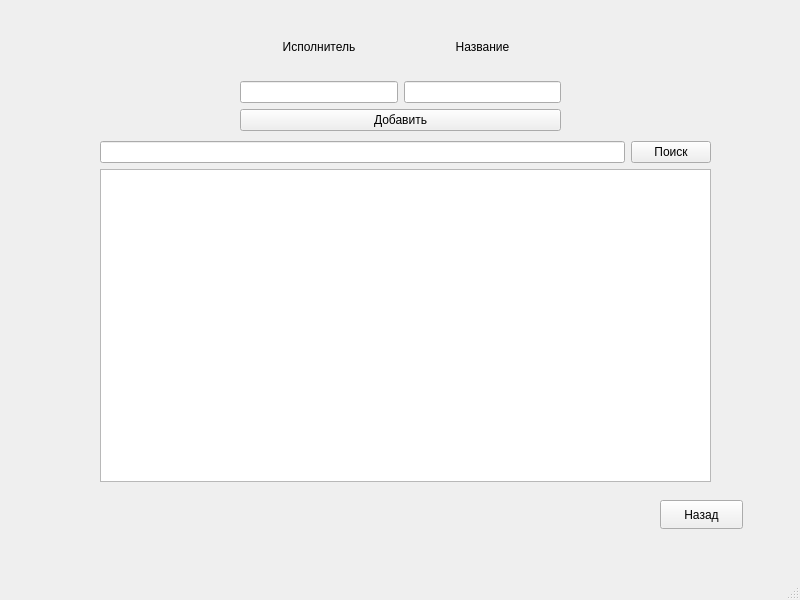
<?xml version="1.0" encoding="UTF-8"?>
<ui version="4.0">
 <class>MainWindow</class>
 <widget class="QMainWindow" name="MainWindow">
  <property name="geometry">
   <rect>
    <x>0</x>
    <y>0</y>
    <width>800</width>
    <height>600</height>
   </rect>
  </property>
  <property name="windowTitle">
   <string>MainWindow</string>
  </property>
  <widget class="QWidget" name="centralwidget">
   <widget class="QStackedWidget" name="stackedWidget">
    <property name="geometry">
     <rect>
      <x>0</x>
      <y>0</y>
      <width>800</width>
      <height>600</height>
     </rect>
    </property>
    <property name="currentIndex">
     <number>4</number>
    </property>
    <widget class="QWidget" name="page_registr_2">
     <widget class="QLabel" name="label_registr_2">
      <property name="geometry">
       <rect>
        <x>340</x>
        <y>170</y>
        <width>136</width>
        <height>28</height>
       </rect>
      </property>
      <property name="text">
       <string>&lt;html&gt;&lt;head/&gt;&lt;body&gt;&lt;p&gt;&lt;span style=&quot; font-size:14pt;&quot;&gt;Регистрация&lt;/span&gt;&lt;/p&gt;&lt;/body&gt;&lt;/html&gt;</string>
      </property>
     </widget>
     <widget class="QWidget" name="layoutWidget">
      <property name="geometry">
       <rect>
        <x>260</x>
        <y>210</y>
        <width>281</width>
        <height>138</height>
       </rect>
      </property>
      <layout class="QVBoxLayout" name="verticalLayout_4">
       <item>
        <layout class="QHBoxLayout" name="horizontalLayout_7">
         <item>
          <widget class="QLabel" name="label_7">
           <property name="text">
            <string>Логин:  </string>
           </property>
          </widget>
         </item>
         <item>
          <widget class="QLineEdit" name="lineEdit_username_reg_2"/>
         </item>
        </layout>
       </item>
       <item>
        <layout class="QHBoxLayout" name="horizontalLayout_8">
         <item>
          <widget class="QLabel" name="label_8">
           <property name="text">
            <string>Пароль:</string>
           </property>
          </widget>
         </item>
         <item>
          <widget class="QLineEdit" name="lineEdit_password_reg_2">
           <property name="echoMode">
            <enum>QLineEdit::EchoMode::Password</enum>
           </property>
          </widget>
         </item>
        </layout>
       </item>
       <item>
        <widget class="QCheckBox" name="checkBox_accept_2">
         <property name="text">
          <string>Принимаю правила</string>
         </property>
        </widget>
       </item>
       <item>
        <widget class="QPushButton" name="pushButton_registration_2">
         <property name="text">
          <string>Зарегестрироваться</string>
         </property>
        </widget>
       </item>
      </layout>
     </widget>
    </widget>
    <widget class="QWidget" name="page_autorization_2">
     <widget class="QWidget" name="layoutWidget_4">
      <property name="geometry">
       <rect>
        <x>260</x>
        <y>210</y>
        <width>281</width>
        <height>141</height>
       </rect>
      </property>
      <layout class="QVBoxLayout" name="verticalLayout_5">
       <item>
        <layout class="QHBoxLayout" name="horizontalLayout_9">
         <item>
          <widget class="QLabel" name="label_9">
           <property name="text">
            <string>Логин:  </string>
           </property>
          </widget>
         </item>
         <item>
          <widget class="QLineEdit" name="lineEdit_username_3">
           <property name="echoMode">
            <enum>QLineEdit::EchoMode::Normal</enum>
           </property>
          </widget>
         </item>
        </layout>
       </item>
       <item>
        <layout class="QHBoxLayout" name="horizontalLayout_10">
         <item>
          <widget class="QLabel" name="label_10">
           <property name="text">
            <string>Пароль:</string>
           </property>
          </widget>
         </item>
         <item>
          <widget class="QLineEdit" name="lineEdit_password_3">
           <property name="echoMode">
            <enum>QLineEdit::EchoMode::Password</enum>
           </property>
          </widget>
         </item>
        </layout>
       </item>
       <item>
        <widget class="QPushButton" name="pushButton_log_in_3">
         <property name="text">
          <string>Войти</string>
         </property>
        </widget>
       </item>
       <item>
        <widget class="QPushButton" name="pushButton_registr_3">
         <property name="text">
          <string>Регистрация</string>
         </property>
        </widget>
       </item>
      </layout>
     </widget>
     <widget class="QLabel" name="label_autoriz">
      <property name="geometry">
       <rect>
        <x>340</x>
        <y>170</y>
        <width>136</width>
        <height>28</height>
       </rect>
      </property>
      <property name="text">
       <string>&lt;html&gt;&lt;head/&gt;&lt;body&gt;&lt;p&gt;&lt;span style=&quot; font-size:14pt;&quot;&gt;Авторизация&lt;/span&gt;&lt;/p&gt;&lt;/body&gt;&lt;/html&gt;</string>
      </property>
     </widget>
    </widget>
    <widget class="QWidget" name="page_main">
     <widget class="QWidget" name="layoutWidget">
      <property name="geometry">
       <rect>
        <x>580</x>
        <y>20</y>
        <width>201</width>
        <height>501</height>
       </rect>
      </property>
      <layout class="QVBoxLayout" name="verticalLayout">
       <item>
        <widget class="QPushButton" name="pushButton_connect_to_room">
         <property name="text">
          <string>Подключиться к комнате</string>
         </property>
        </widget>
       </item>
       <item>
        <widget class="QPushButton" name="pushButton_create_room">
         <property name="text">
          <string>Создать комнату</string>
         </property>
        </widget>
       </item>
       <item>
        <widget class="QTableView" name="tableView_rooms"/>
       </item>
       <item>
        <widget class="QPushButton" name="pushButton_del">
         <property name="text">
          <string>Удалить</string>
         </property>
        </widget>
       </item>
       <item>
        <widget class="QPushButton" name="pushButton_exit">
         <property name="text">
          <string>Выйти</string>
         </property>
        </widget>
       </item>
      </layout>
     </widget>
    </widget>
    <widget class="QWidget" name="page_room">
     <widget class="QTableView" name="tableView_users_online">
      <property name="geometry">
       <rect>
        <x>30</x>
        <y>330</y>
        <width>256</width>
        <height>192</height>
       </rect>
      </property>
     </widget>
     <widget class="QLabel" name="label_music">
      <property name="geometry">
       <rect>
        <x>200</x>
        <y>180</y>
        <width>401</width>
        <height>20</height>
       </rect>
      </property>
      <property name="text">
       <string>&lt;html&gt;&lt;head/&gt;&lt;body&gt;&lt;p align=&quot;center&quot;&gt;Исполнитель - песня&lt;/p&gt;&lt;/body&gt;&lt;/html&gt;</string>
      </property>
     </widget>
     <widget class="QLabel" name="label_room">
      <property name="geometry">
       <rect>
        <x>390</x>
        <y>30</y>
        <width>121</width>
        <height>20</height>
       </rect>
      </property>
      <property name="text">
       <string>Комната:</string>
      </property>
     </widget>
     <widget class="QWidget" name="">
      <property name="geometry">
       <rect>
        <x>670</x>
        <y>460</y>
        <width>110</width>
        <height>67</height>
       </rect>
      </property>
      <layout class="QVBoxLayout" name="verticalLayout_6">
       <item>
        <widget class="QPushButton" name="pushButton_playlist">
         <property name="text">
          <string>Мой плейлист</string>
         </property>
        </widget>
       </item>
       <item>
        <widget class="QPushButton" name="pushButton_back">
         <property name="text">
          <string>Назад</string>
         </property>
        </widget>
       </item>
      </layout>
     </widget>
    </widget>
    <widget class="QWidget" name="page_playlist">
     <widget class="QWidget" name="layoutWidget_2">
      <property name="geometry">
       <rect>
        <x>240</x>
        <y>20</y>
        <width>321</width>
        <height>111</height>
       </rect>
      </property>
      <layout class="QVBoxLayout" name="verticalLayout_2">
       <item>
        <layout class="QHBoxLayout" name="horizontalLayout_2">
         <item>
          <widget class="QLabel" name="label">
           <property name="text">
            <string>&lt;html&gt;&lt;head/&gt;&lt;body&gt;&lt;p align=&quot;center&quot;&gt;Исполнитель&lt;/p&gt;&lt;/body&gt;&lt;/html&gt;</string>
           </property>
          </widget>
         </item>
         <item>
          <widget class="QLabel" name="label_2">
           <property name="text">
            <string>&lt;html&gt;&lt;head/&gt;&lt;body&gt;&lt;p align=&quot;center&quot;&gt;Название&lt;/p&gt;&lt;/body&gt;&lt;/html&gt;</string>
           </property>
          </widget>
         </item>
        </layout>
       </item>
       <item>
        <layout class="QHBoxLayout" name="horizontalLayout">
         <item>
          <widget class="QLineEdit" name="lineEdit_singer"/>
         </item>
         <item>
          <widget class="QLineEdit" name="lineEdit_music_name"/>
         </item>
        </layout>
       </item>
       <item>
        <widget class="QPushButton" name="pushButton_add_mus">
         <property name="text">
          <string>Добавить</string>
         </property>
        </widget>
       </item>
      </layout>
     </widget>
     <widget class="QPushButton" name="pushButton_back_2">
      <property name="geometry">
       <rect>
        <x>660</x>
        <y>500</y>
        <width>83</width>
        <height>29</height>
       </rect>
      </property>
      <property name="text">
       <string>Назад</string>
      </property>
     </widget>
     <widget class="QWidget" name="">
      <property name="geometry">
       <rect>
        <x>100</x>
        <y>141</y>
        <width>611</width>
        <height>341</height>
       </rect>
      </property>
      <layout class="QVBoxLayout" name="verticalLayout_3">
       <item>
        <layout class="QHBoxLayout" name="horizontalLayout_3">
         <item>
          <widget class="QLineEdit" name="lineEdit_search"/>
         </item>
         <item>
          <widget class="QPushButton" name="pushButton_search">
           <property name="text">
            <string>Поиск</string>
           </property>
          </widget>
         </item>
        </layout>
       </item>
       <item>
        <widget class="QTableView" name="tableView_music"/>
       </item>
      </layout>
     </widget>
    </widget>
   </widget>
  </widget>
  <widget class="QMenuBar" name="menubar">
   <property name="geometry">
    <rect>
     <x>0</x>
     <y>0</y>
     <width>800</width>
     <height>25</height>
    </rect>
   </property>
  </widget>
  <widget class="QStatusBar" name="statusbar"/>
 </widget>
 <resources/>
 <connections/>
</ui>
